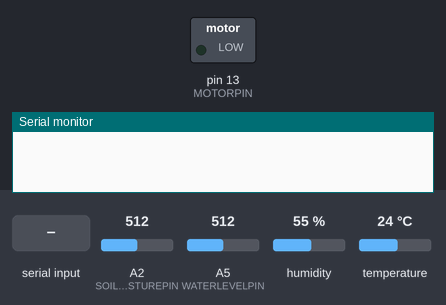
Recording of a sketch running on a simulated Arduino Uno, built with avr-gcc and run on an emulated ATmega328P. On the bench: switched loads named in the sketch (green lamp = pin HIGH), the last lines printed to the serial monitor. The test bench sets the inputs (shaded band); at power-on: A2 (SOILMOISTUREPIN) = 512, A5 (WATERLEVELPIN) = 512, humidity 55 %, temperature 24 °C.

Above: at 1.2 s.
1.3 s: "M1\n" received over the second serial link
At 2.5 s:
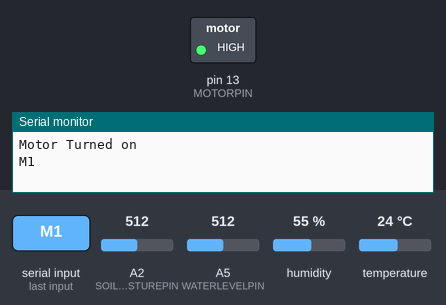
2.8 s: "M0\n" received over the second serial link
At 3.7 s:
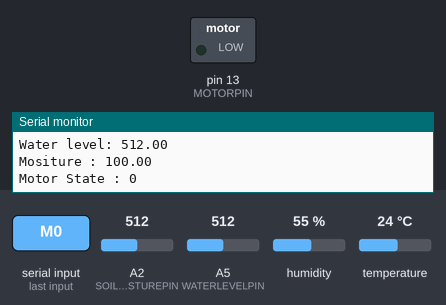
Timing chart, 0 to 5.8 s (numbered marks = the images above; inputs shaded):
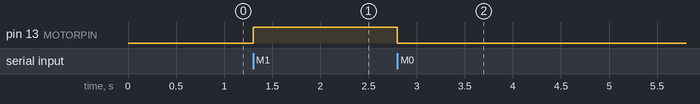

Measured:
- after the input at 1.3 s, pin 13 (MOTORPIN): LOW → HIGH at once
- after the input at 2.8 s, pin 13 (MOTORPIN): HIGH → LOW at once

The sketch:

arduino_input.ino.ino
```cpp
#include <ArduinoJson.h>
#include <SoftwareSerial.h>
#include <DHT.h>


#define SOILMOISTUREPIN A2
#define WATERLEVELPIN A5
#define MOTORPIN 13

#define DHTPIN A0
#define DHTTYPE DHT11
DHT dht(DHTPIN, DHTTYPE);

#define SOIL_MIN 600
#define SOIL_MAX 1000

SoftwareSerial ESPSerial(3, 4);

int chk;
float hum;
float temp;
float soilMoisture;
float waterLevel;
bool motor = false;
void setup() {
  Serial.begin(9600);
  ESPSerial.begin(57600);
  pinMode(MOTORPIN, OUTPUT);
  digitalWrite(MOTORPIN, LOW);
  dht.begin();
}

unsigned long previousMillis = 0; // Stores the last time the LED was toggled
const long interval = 3000;

void loop() {
  unsigned long currentMillis = millis();
  // Serial.println(currentMillis - previousMillis);
  if(currentMillis - previousMillis >= interval){
    previousMillis = currentMillis;
    sendDataToServer();
  }

  if(ESPSerial.available()){
    // Serial.println("Data received");
    String data = ESPSerial.readStringUntil('\r\n');
    data.trim();
    if(data.equals("M1")){
      motor = true;
      Serial.println("Motor Turned on");
    } else if(data == "M0"){
      motor = false;
      Serial.println("Motor Turned off");
    } else{
      Serial.print("NodeMcu -> not for motor: ");

    }
    Serial.println(data);
    // Serial.println(data.length());
    // printAscii(data);
  }
  digitalWrite(MOTORPIN, motor);

}

void sendDataToServer(){
  hum = dht.readHumidity();
  temp = dht.readTemperature();
  float soil = analogRead(SOILMOISTUREPIN);
  soil = max(soil, SOIL_MIN);
  soil = min(soil, SOIL_MAX);
  soilMoisture = map(soil, SOIL_MAX, SOIL_MIN, 0, 100);
  waterLevel = analogRead(WATERLEVELPIN);

  StaticJsonDocument<200> jsonDoc;
  // Add sensor values to the JSON object
  jsonDoc["temperature"] = temp;
  jsonDoc["humidity"] = hum;
  jsonDoc["soilMoisture"] = soilMoisture;
  jsonDoc["waterLevel"] = waterLevel;
  jsonDoc["motorState"] = motor;

  String jsonString;
  serializeJson(jsonDoc, jsonString);

  ESPSerial.println(jsonString);
  printSensorsData();
}

void printSensorsData(){
  Serial.print("Humidity: ");
  Serial.println(hum);

  Serial.print("Temperature: ");
  Serial.println(temp);

  Serial.print("Water level: ");
  Serial.println(waterLevel);

  Serial.print("Mositure : ");
  Serial.println(soilMoisture);

  Serial.print("Motor State : ");
  Serial.println(motor);
}

void printAscii(String str){
  for (int i = 0; i < str.length(); i++) {
    char c = str[i];           // Get each character
    int asciiValue = (int)c;   // Cast character to int to get ASCII value
    Serial.print("Character: ");
    Serial.print(c);
    Serial.print(" -> ASCII: ");
    Serial.println(asciiValue);
  }
}
```
